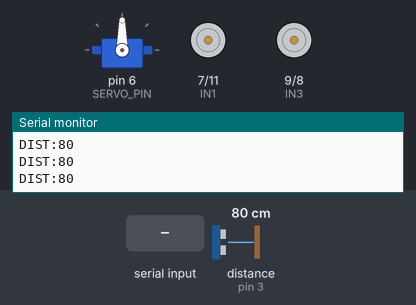
Simulated run of this sketch. Board: Arduino Uno, built with avr-gcc and run on an emulated ATmega328P. Shown: servo, motor-driver pin pairs drawn as motors (green arrow = first pin HIGH = forward, orange = second pin HIGH = backward, longer = more drive), the last lines printed to the serial monitor. Wiring (inferred from the names in the program): ultrasonic range finder: trigger pin 4; echo pin 3. Inputs (shaded band) come from the test bench; at power-on: distance to the obstacle (sensor on pin 3) 80 cm. The echo pulse lasts 58.3 µs per cm.

Above: at 1.2 s.
1.3 s: "FORWARD\n" received over Serial
At 2.1 s:
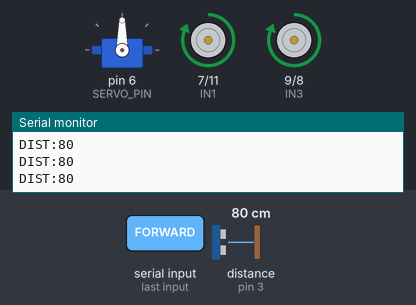
2.8 s: "BACKWARD\n" received over Serial
At 3.3 s:
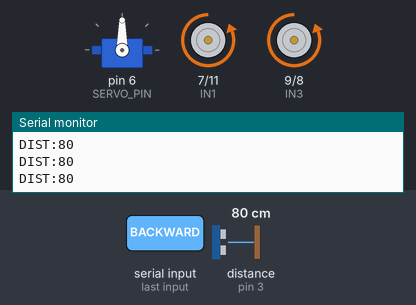
4.3 s: "LEFT\n" received over Serial
At 5.5 s:
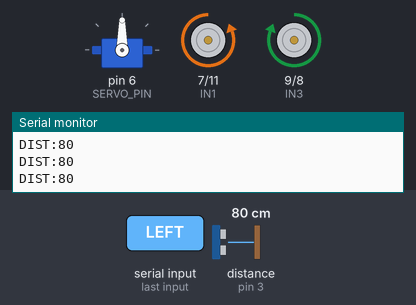
5.8 s: "RIGHT\n" received over Serial
At 6.7 s:
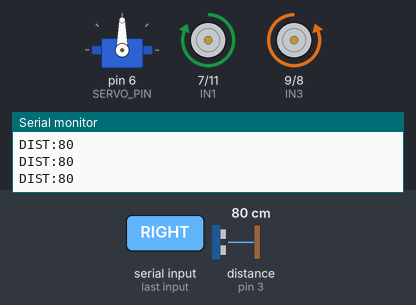
7.3 s: "SERVO:,45\n" received over Serial
At 7.9 s:
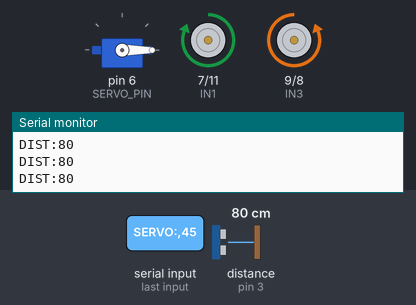
8.8 s: "STANDBY\n" received over Serial
At 10.2 s:
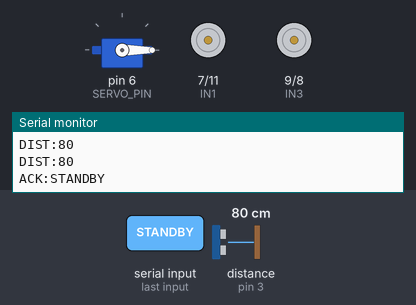
Timing chart, 0 to 11.3 s (numbered marks = the images above; inputs shaded):
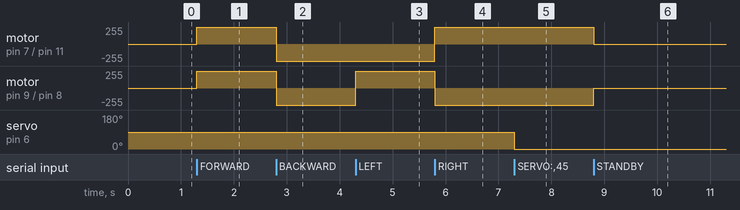

The sketch:

SelfDrivingCar.ino
```cpp
/*
 * SelfDrivingCar.ino — Main RC Car Sketch
 *
 * Arduino UNO pinout:
 *   L298N motor driver:
 *     IN1 → D7   IN2 → D11   (LEFT  motors, OUT1/OUT2)
 *     IN3 → D9   IN4 → D8    (RIGHT motors, OUT3/OUT4)
 *     ENA/ENB jumpers fitted — full speed
 *
 *   HC-SR04 ultrasonic:
 *     TRIG → D4   ECHO → D3
 *
 *   Servo (camera tilt):
 *     Signal → D6
 *
 * Serial protocol (115200 baud):
 *   Pi → Arduino:  FORWARD | BACKWARD | LEFT | RIGHT | HARD_LEFT | HARD_RIGHT |
 *                  SLIDE_LEFT | SLIDE_RIGHT | STOP | SERVO:<angle>
 *   Arduino → Pi:  DIST:<cm>\n   (every ~60 ms)
 *                  ACK:<cmd>\n   (after each motion command)
 */

#include <Servo.h>

// ── Motor pins ────────────────────────────────────────────────────────────────
const uint8_t IN1 = 7;   // LEFT  forward
const uint8_t IN2 = 11;  // LEFT  backward
const uint8_t IN3 = 9;   // RIGHT forward
const uint8_t IN4 = 8;   // RIGHT backward

// ── Ultrasonic pins ───────────────────────────────────────────────────────────
const uint8_t TRIG_PIN = 4;
const uint8_t ECHO_PIN = 3;

// ── Servo ─────────────────────────────────────────────────────────────────────
const uint8_t SERVO_PIN = 6;
Servo camServo;

// ── Timing ────────────────────────────────────────────────────────────────────
const unsigned long SONAR_INTERVAL_MS = 60UL;
unsigned long lastSonarMs = 0;

// ── Standby & Serial command buffer ──────────────────────────────────────────
bool standbyMode = false;
String cmdBuffer;

// ── Motor helpers ─────────────────────────────────────────────────────────────

void motorsStop() {
  digitalWrite(IN1, LOW); digitalWrite(IN2, LOW);
  digitalWrite(IN3, LOW); digitalWrite(IN4, LOW);
}

void motorsForward() {
  digitalWrite(IN1, HIGH); digitalWrite(IN2, LOW);
  digitalWrite(IN3, HIGH); digitalWrite(IN4, LOW);
}

void motorsBackward() {
  digitalWrite(IN1, LOW); digitalWrite(IN2, HIGH);
  digitalWrite(IN3, LOW); digitalWrite(IN4, HIGH);
}

void motorsLeft() {
  // Left side backward, right side forward → spins left
  digitalWrite(IN1, LOW);  digitalWrite(IN2, HIGH);
  digitalWrite(IN3, HIGH); digitalWrite(IN4, LOW);
}

void motorsRight() {
  // Left side forward, right side backward → spins right
  digitalWrite(IN1, HIGH); digitalWrite(IN2, LOW);
  digitalWrite(IN3, LOW);  digitalWrite(IN4, HIGH);
}

void motorsSlideLeft() {
  // Gentle forward arc: right track drives, left track is stopped.
  digitalWrite(IN1, LOW); digitalWrite(IN2, LOW);
  digitalWrite(IN3, HIGH); digitalWrite(IN4, LOW);
}

void motorsSlideRight() {
  // Gentle forward arc: left track drives, right track is stopped.
  digitalWrite(IN1, HIGH); digitalWrite(IN2, LOW);
  digitalWrite(IN3, LOW); digitalWrite(IN4, LOW);
}

// ── Ultrasonic ────────────────────────────────────────────────────────────────

float readDistanceCm() {
  digitalWrite(TRIG_PIN, LOW);
  delayMicroseconds(2);
  digitalWrite(TRIG_PIN, HIGH);
  delayMicroseconds(10);
  digitalWrite(TRIG_PIN, LOW);

  // pulseIn timeout = 30 ms → max range ~500 cm; returns 0 on timeout
  unsigned long duration = pulseIn(ECHO_PIN, HIGH, 30000UL);
  if (duration == 0) return 400.0f;  // out of range
  return duration * 0.01723f;        // cm = µs × (0.034 / 2)
}

// ── Command handler ───────────────────────────────────────────────────────────

void handleCommand(const String& cmd) {
  if (cmd == "STANDBY") {
    motorsStop();
    standbyMode = true;
    Serial.println("ACK:STANDBY");
  } else if (cmd == "RESUME") {
    standbyMode = false;
    Serial.println("ACK:RESUME");
  } else if (cmd == "FORWARD") {
    standbyMode = false;
    motorsForward();
    Serial.println("ACK:FORWARD");
  } else if (cmd == "BACKWARD") {
    standbyMode = false;
    motorsBackward();
    Serial.println("ACK:BACKWARD");
  } else if (cmd == "LEFT") {
    standbyMode = false;
    motorsLeft();
    Serial.println("ACK:LEFT");
  } else if (cmd == "RIGHT") {
    standbyMode = false;
    motorsRight();
    Serial.println("ACK:RIGHT");
  } else if (cmd == "HARD_LEFT") {
    standbyMode = false;
    motorsLeft();
    Serial.println("ACK:HARD_LEFT");
  } else if (cmd == "HARD_RIGHT") {
    standbyMode = false;
    motorsRight();
    Serial.println("ACK:HARD_RIGHT");
  } else if (cmd == "SLIDE_LEFT") {
    standbyMode = false;
    motorsSlideLeft();
    Serial.println("ACK:SLIDE_LEFT");
  } else if (cmd == "SLIDE_RIGHT") {
    standbyMode = false;
    motorsSlideRight();
    Serial.println("ACK:SLIDE_RIGHT");
  } else if (cmd == "STOP") {
    motorsStop();
    Serial.println("ACK:STOP");
  } else if (cmd.startsWith("SERVO:")) {
    int angle = cmd.substring(6).toInt();
    angle = constrain(angle, 0, 180);
    camServo.write(angle);
    Serial.print("ACK:SERVO:");
    Serial.println(angle);
  } else if (cmd == "PING") {
    Serial.println("PONG");
  }
}

// ── Setup ─────────────────────────────────────────────────────────────────────

void setup() {
  // Motor pins
  pinMode(IN1, OUTPUT); pinMode(IN2, OUTPUT);
  pinMode(IN3, OUTPUT); pinMode(IN4, OUTPUT);
  motorsStop();

  // Ultrasonic pins
  pinMode(TRIG_PIN, OUTPUT);
  pinMode(ECHO_PIN, INPUT);

  // Servo
  camServo.attach(SERVO_PIN);
  camServo.write(90);  // center on boot

  // Serial
  Serial.begin(115200);
  cmdBuffer.reserve(16);

  Serial.println("READY");
}

// ── Loop ──────────────────────────────────────────────────────────────────────

void loop() {
  // 1. Read serial commands
  while (Serial.available() > 0) {
    char c = (char)Serial.read();
    if (c == '\n' || c == '\r') {
      cmdBuffer.trim();
      if (cmdBuffer.length() > 0) {
        handleCommand(cmdBuffer);
        cmdBuffer = "";
      }
    } else if (cmdBuffer.length() < 20) {
      cmdBuffer += c;
    } else {
      // Oversized garbage — discard and stop for safety
      cmdBuffer = "";
      motorsStop();
    }
  }

  // 2. Send distance reading at fixed interval (non-blocking) - Cut off completely during Standby
  if (!standbyMode) {
    unsigned long now = millis();
    if (now - lastSonarMs >= SONAR_INTERVAL_MS) {
      lastSonarMs = now;
      float dist = readDistanceCm();
      Serial.print("DIST:");
      Serial.println((int)dist);
    }
  }
}
```

Measured:
- after the input at 1.3 s, motor on pin 7 (IN1) / pin 11 (IN2), motor on pin 9 (IN3) / pin 8 (IN4): stopped → forward 255/255 at once
- after the input at 2.8 s, motor on pin 7 (IN1) / pin 11 (IN2), motor on pin 9 (IN3) / pin 8 (IN4): forward 255/255 → backward 255/255 at once
- after the input at 4.3 s, motor on pin 9 (IN3) / pin 8 (IN4): backward 255/255 → forward 255/255 at once
- after the input at 5.8 s, motor on pin 7 (IN1) / pin 11 (IN2): backward 255/255 → forward 255/255 at once; motor on pin 9 (IN3) / pin 8 (IN4): forward 255/255 → backward 255/255 at once
- after the input at 7.3 s, servo on pin 6 (SERVO_PIN): 90° → 0° at once
- after the input at 8.8 s, motor on pin 7 (IN1) / pin 11 (IN2): forward 255/255 → stopped at once; motor on pin 9 (IN3) / pin 8 (IN4): backward 255/255 → stopped at once
